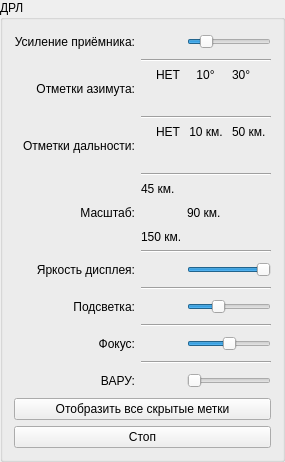
     <widget class="QGroupBox" name="DRLGroup">
      <property name="sizePolicy">
       <sizepolicy hsizetype="Fixed" vsizetype="Preferred">
        <horstretch>0</horstretch>
        <verstretch>0</verstretch>
       </sizepolicy>
      </property>
      <property name="title">
       <string>ДРЛ</string>
      </property>
      <layout class="QGridLayout" name="gridLayout_15">
       <item row="0" column="0">
        <layout class="QGridLayout" name="gridLayout_14">
         <item row="0" column="0">
          <layout class="QGridLayout" name="gridLayout_12">
           <item row="10" column="0" alignment="Qt::AlignRight|Qt::AlignVCenter">
            <widget class="QLabel" name="LabelMainDisplayLightning">
             <property name="text">
              <string>Подсветка:</string>
             </property>
             <property name="alignment">
              <set>Qt::AlignRight|Qt::AlignTrailing|Qt::AlignVCenter</set>
             </property>
            </widget>
           </item>
           <item row="8" column="0" alignment="Qt::AlignRight|Qt::AlignVCenter">
            <widget class="QLabel" name="LabelMainBrightness">
             <property name="text">
              <string>Яркость дисплея:</string>
             </property>
             <property name="alignment">
              <set>Qt::AlignRight|Qt::AlignTrailing|Qt::AlignVCenter</set>
             </property>
            </widget>
           </item>
           <item row="4" column="0" alignment="Qt::AlignRight|Qt::AlignVCenter">
            <widget class="QLabel" name="LabelMainRangeMarks">
             <property name="text">
              <string>Отметки дальности:</string>
             </property>
             <property name="alignment">
              <set>Qt::AlignRight|Qt::AlignTrailing|Qt::AlignVCenter</set>
             </property>
            </widget>
           </item>
           <item row="7" column="1">
            <widget class="Line" name="line_4">
             <property name="orientation">
              <enum>Qt::Horizontal</enum>
             </property>
            </widget>
           </item>
           <item row="9" column="1">
            <widget class="Line" name="line_5">
             <property name="orientation">
              <enum>Qt::Horizontal</enum>
             </property>
            </widget>
           </item>
           <item row="12" column="0" alignment="Qt::AlignRight|Qt::AlignVCenter">
            <widget class="QLabel" name="LabelMainFocus">
             <property name="text">
              <string>Фокус:</string>
             </property>
             <property name="alignment">
              <set>Qt::AlignRight|Qt::AlignTrailing|Qt::AlignVCenter</set>
             </property>
            </widget>
           </item>
           <item row="11" column="1">
            <widget class="Line" name="line_6">
             <property name="orientation">
              <enum>Qt::Horizontal</enum>
             </property>
            </widget>
           </item>
           <item row="12" column="1">
            <layout class="QGridLayout" name="gridLayout_10" columnstretch="0,3">
             <item row="0" column="0" alignment="Qt::AlignLeft|Qt::AlignVCenter">
              <widget class="QPushButton" name="ChangeMainFocusButton">
               <property name="sizePolicy">
                <sizepolicy hsizetype="Fixed" vsizetype="Fixed">
                 <horstretch>0</horstretch>
                 <verstretch>0</verstretch>
                </sizepolicy>
               </property>
               <property name="cursor">
                <cursorShape>OpenHandCursor</cursorShape>
               </property>
               <property name="focusPolicy">
                <enum>Qt::TabFocus</enum>
               </property>
               <property name="styleSheet">
                <string notr="true">background-color: rgba(255, 255, 255, 0);</string>
               </property>
               <property name="text">
                <string/>
               </property>
               <property name="icon">
                <iconset resource="Common.qrc">
                 <normaloff>:/buttons/reo_knob.png</normaloff>:/buttons/reo_knob.png</iconset>
               </property>
               <property name="iconSize">
                <size>
                 <width>20</width>
                 <height>25</height>
                </size>
               </property>
               <property name="flat">
                <bool>true</bool>
               </property>
              </widget>
             </item>
             <item row="0" column="1" alignment="Qt::AlignLeft|Qt::AlignVCenter">
              <widget class="QSlider" name="ChangeMainFocus">
               <property name="sizePolicy">
                <sizepolicy hsizetype="Fixed" vsizetype="Fixed">
                 <horstretch>0</horstretch>
                 <verstretch>0</verstretch>
                </sizepolicy>
               </property>
               <property name="cursor">
                <cursorShape>OpenHandCursor</cursorShape>
               </property>
               <property name="minimum">
                <number>-400</number>
               </property>
               <property name="maximum">
                <number>400</number>
               </property>
               <property name="value">
                <number>0</number>
               </property>
               <property name="orientation">
                <enum>Qt::Horizontal</enum>
               </property>
              </widget>
             </item>
            </layout>
           </item>
           <item row="10" column="1">
            <layout class="QGridLayout" name="gridLayout_9" columnstretch="0,3">
             <item row="0" column="0" alignment="Qt::AlignLeft|Qt::AlignVCenter">
              <widget class="QPushButton" name="ChangeMainLightningButton">
               <property name="sizePolicy">
                <sizepolicy hsizetype="Fixed" vsizetype="Fixed">
                 <horstretch>0</horstretch>
                 <verstretch>0</verstretch>
                </sizepolicy>
               </property>
               <property name="cursor">
                <cursorShape>OpenHandCursor</cursorShape>
               </property>
               <property name="focusPolicy">
                <enum>Qt::TabFocus</enum>
               </property>
               <property name="styleSheet">
                <string notr="true">background-color: rgba(255, 255, 255, 0);</string>
               </property>
               <property name="text">
                <string/>
               </property>
               <property name="icon">
                <iconset resource="Common.qrc">
                 <normaloff>:/buttons/reo_knob.png</normaloff>:/buttons/reo_knob.png</iconset>
               </property>
               <property name="iconSize">
                <size>
                 <width>20</width>
                 <height>20</height>
                </size>
               </property>
               <property name="flat">
                <bool>true</bool>
               </property>
              </widget>
             </item>
             <item row="0" column="1" alignment="Qt::AlignLeft|Qt::AlignVCenter">
              <widget class="QSlider" name="ChangeMainLightning">
               <property name="sizePolicy">
                <sizepolicy hsizetype="Fixed" vsizetype="Fixed">
                 <horstretch>0</horstretch>
                 <verstretch>0</verstretch>
                </sizepolicy>
               </property>
               <property name="cursor">
                <cursorShape>OpenHandCursor</cursorShape>
               </property>
               <property name="maximum">
                <number>100</number>
               </property>
               <property name="value">
                <number>35</number>
               </property>
               <property name="orientation">
                <enum>Qt::Horizontal</enum>
               </property>
              </widget>
             </item>
            </layout>
           </item>
           <item row="2" column="0" alignment="Qt::AlignRight|Qt::AlignVCenter">
            <widget class="QLabel" name="LabelMainAzimuthMarks">
             <property name="text">
              <string>Отметки азимута:</string>
             </property>
             <property name="alignment">
              <set>Qt::AlignRight|Qt::AlignTrailing|Qt::AlignVCenter</set>
             </property>
            </widget>
           </item>
           <item row="0" column="1">
            <layout class="QGridLayout" name="gridLayout" columnstretch="0,3">
             <item row="0" column="0" alignment="Qt::AlignLeft|Qt::AlignVCenter">
              <widget class="QPushButton" name="ChangeMainTrashIntensityButton">
               <property name="sizePolicy">
                <sizepolicy hsizetype="Fixed" vsizetype="Fixed">
                 <horstretch>0</horstretch>
                 <verstretch>0</verstretch>
                </sizepolicy>
               </property>
               <property name="cursor">
                <cursorShape>OpenHandCursor</cursorShape>
               </property>
               <property name="focusPolicy">
                <enum>Qt::TabFocus</enum>
               </property>
               <property name="styleSheet">
                <string notr="true">background-color: rgba(255, 255, 255, 0);</string>
               </property>
               <property name="text">
                <string/>
               </property>
               <property name="icon">
                <iconset resource="Common.qrc">
                 <normaloff>:/buttons/reo_knob.png</normaloff>:/buttons/reo_knob.png</iconset>
               </property>
               <property name="iconSize">
                <size>
                 <width>20</width>
                 <height>20</height>
                </size>
               </property>
               <property name="flat">
                <bool>true</bool>
               </property>
              </widget>
             </item>
             <item row="0" column="1" alignment="Qt::AlignLeft|Qt::AlignVCenter">
              <widget class="QSlider" name="ChangeMainTrashIntensity">
               <property name="sizePolicy">
                <sizepolicy hsizetype="Fixed" vsizetype="Fixed">
                 <horstretch>0</horstretch>
                 <verstretch>0</verstretch>
                </sizepolicy>
               </property>
               <property name="cursor">
                <cursorShape>OpenHandCursor</cursorShape>
               </property>
               <property name="maximum">
                <number>30</number>
               </property>
               <property name="value">
                <number>5</number>
               </property>
               <property name="orientation">
                <enum>Qt::Horizontal</enum>
               </property>
              </widget>
             </item>
            </layout>
           </item>
           <item row="3" column="1">
            <widget class="Line" name="line_2">
             <property name="orientation">
              <enum>Qt::Horizontal</enum>
             </property>
            </widget>
           </item>
           <item row="0" column="0" alignment="Qt::AlignRight|Qt::AlignVCenter">
            <widget class="QLabel" name="LabelMainChangeTrashIntensity">
             <property name="text">
              <string>Усиление приёмника:</string>
             </property>
             <property name="alignment">
              <set>Qt::AlignRight|Qt::AlignTrailing|Qt::AlignVCenter</set>
             </property>
            </widget>
           </item>
           <item row="14" column="1">
            <layout class="QGridLayout" name="gridLayout_11" columnstretch="0,3">
             <item row="0" column="0" alignment="Qt::AlignLeft|Qt::AlignVCenter">
              <widget class="QPushButton" name="ChangeMainVARUButton">
               <property name="sizePolicy">
                <sizepolicy hsizetype="Fixed" vsizetype="Fixed">
                 <horstretch>0</horstretch>
                 <verstretch>0</verstretch>
                </sizepolicy>
               </property>
               <property name="cursor">
                <cursorShape>OpenHandCursor</cursorShape>
               </property>
               <property name="focusPolicy">
                <enum>Qt::TabFocus</enum>
               </property>
               <property name="styleSheet">
                <string notr="true">background-color: rgba(255, 255, 255, 0);</string>
               </property>
               <property name="text">
                <string/>
               </property>
               <property name="icon">
                <iconset resource="Common.qrc">
                 <normaloff>:/buttons/reo_knob.png</normaloff>:/buttons/reo_knob.png</iconset>
               </property>
               <property name="iconSize">
                <size>
                 <width>20</width>
                 <height>20</height>
                </size>
               </property>
               <property name="flat">
                <bool>true</bool>
               </property>
              </widget>
             </item>
             <item row="0" column="1" alignment="Qt::AlignLeft|Qt::AlignVCenter">
              <widget class="QSlider" name="ChangeMainVARU">
               <property name="sizePolicy">
                <sizepolicy hsizetype="Fixed" vsizetype="Fixed">
                 <horstretch>0</horstretch>
                 <verstretch>0</verstretch>
                </sizepolicy>
               </property>
               <property name="cursor">
                <cursorShape>OpenHandCursor</cursorShape>
               </property>
               <property name="maximum">
                <number>200</number>
               </property>
               <property name="value">
                <number>0</number>
               </property>
               <property name="orientation">
                <enum>Qt::Horizontal</enum>
               </property>
              </widget>
             </item>
            </layout>
           </item>
           <item row="6" column="0" alignment="Qt::AlignRight|Qt::AlignVCenter">
            <widget class="QLabel" name="LabelMainScale">
             <property name="text">
              <string>Масштаб:</string>
             </property>
             <property name="alignment">
              <set>Qt::AlignRight|Qt::AlignTrailing|Qt::AlignVCenter</set>
             </property>
            </widget>
           </item>
           <item row="2" column="1">
            <layout class="QGridLayout" name="gridLayout_3">
             <item row="0" column="0">
              <layout class="QGridLayout" name="gridLayout_2">
               <item row="0" column="0" alignment="Qt::AlignRight|Qt::AlignVCenter">
                <widget class="QLabel" name="LabelMainAzimuthMarksNo">
                 <property name="text">
                  <string>НЕТ</string>
                 </property>
                 <property name="alignment">
                  <set>Qt::AlignRight|Qt::AlignTrailing|Qt::AlignVCenter</set>
                 </property>
                </widget>
               </item>
               <item row="0" column="1" alignment="Qt::AlignHCenter|Qt::AlignVCenter">
                <widget class="QLabel" name="LabelMainAzimuthMarks10">
                 <property name="text">
                  <string>10°</string>
                 </property>
                 <property name="alignment">
                  <set>Qt::AlignCenter</set>
                 </property>
                </widget>
               </item>
               <item row="0" column="2" alignment="Qt::AlignLeft|Qt::AlignVCenter">
                <widget class="QLabel" name="LabelMainAzimuthMarks30">
                 <property name="text">
                  <string>30°</string>
                 </property>
                </widget>
               </item>
              </layout>
             </item>
             <item row="1" column="0" alignment="Qt::AlignHCenter|Qt::AlignVCenter">
              <widget class="QPushButton" name="SelectMainAzimuthMarks">
               <property name="cursor">
                <cursorShape>OpenHandCursor</cursorShape>
               </property>
               <property name="focusPolicy">
                <enum>Qt::TabFocus</enum>
               </property>
               <property name="styleSheet">
                <string notr="true">background-color: rgba(255, 255, 255, 0);</string>
               </property>
               <property name="text">
                <string/>
               </property>
               <property name="icon">
                <iconset>
                 <normaloff>:/buttons/knob</normaloff>:/buttons/knob</iconset>
               </property>
               <property name="iconSize">
                <size>
                 <width>20</width>
                 <height>20</height>
                </size>
               </property>
               <property name="flat">
                <bool>true</bool>
               </property>
              </widget>
             </item>
            </layout>
           </item>
           <item row="14" column="0" alignment="Qt::AlignRight|Qt::AlignVCenter">
            <widget class="QLabel" name="LabelMainVARU">
             <property name="text">
              <string>ВАРУ:</string>
             </property>
             <property name="alignment">
              <set>Qt::AlignRight|Qt::AlignTrailing|Qt::AlignVCenter</set>
             </property>
            </widget>
           </item>
           <item row="5" column="1">
            <widget class="Line" name="line_3">
             <property name="orientation">
              <enum>Qt::Horizontal</enum>
             </property>
            </widget>
           </item>
           <item row="6" column="1">
            <layout class="QGridLayout" name="gridLayout_7">
             <item row="0" column="0" alignment="Qt::AlignLeft|Qt::AlignBottom">
              <widget class="QLabel" name="LabelMainScale45">
               <property name="text">
                <string>45 км.</string>
               </property>
               <property name="alignment">
                <set>Qt::AlignBottom|Qt::AlignLeading|Qt::AlignLeft</set>
               </property>
              </widget>
             </item>
             <item row="1" column="0">
              <layout class="QGridLayout" name="gridLayout_6" columnstretch="0,3">
               <item row="0" column="0" alignment="Qt::AlignLeft|Qt::AlignVCenter">
                <widget class="QPushButton" name="SelectMainScale">
                 <property name="sizePolicy">
                  <sizepolicy hsizetype="Fixed" vsizetype="Fixed">
                   <horstretch>0</horstretch>
                   <verstretch>0</verstretch>
                  </sizepolicy>
                 </property>
                 <property name="cursor">
                  <cursorShape>OpenHandCursor</cursorShape>
                 </property>
                 <property name="focusPolicy">
                  <enum>Qt::TabFocus</enum>
                 </property>
                 <property name="styleSheet">
                  <string notr="true">background-color: rgba(255, 255, 255, 0);</string>
                 </property>
                 <property name="text">
                  <string/>
                 </property>
                 <property name="icon">
                  <iconset resource="Common.qrc">
                   <normaloff>:/buttons/switch_up.png</normaloff>:/buttons/switch_up.png</iconset>
                 </property>
                 <property name="iconSize">
                  <size>
                   <width>20</width>
                   <height>20</height>
                  </size>
                 </property>
                 <property name="flat">
                  <bool>true</bool>
                 </property>
                </widget>
               </item>
               <item row="0" column="1" alignment="Qt::AlignLeft|Qt::AlignVCenter">
                <widget class="QLabel" name="LabelMainScale90">
                 <property name="text">
                  <string>90 км.</string>
                 </property>
                </widget>
               </item>
              </layout>
             </item>
             <item row="2" column="0" alignment="Qt::AlignLeft|Qt::AlignTop">
              <widget class="QLabel" name="LabelMainScale150">
               <property name="text">
                <string>150 км.</string>
               </property>
               <property name="alignment">
                <set>Qt::AlignLeading|Qt::AlignLeft|Qt::AlignTop</set>
               </property>
              </widget>
             </item>
            </layout>
           </item>
           <item row="4" column="1">
            <layout class="QGridLayout" name="gridLayout_5">
             <item row="0" column="0">
              <layout class="QGridLayout" name="gridLayout_4">
               <item row="0" column="0" alignment="Qt::AlignRight|Qt::AlignVCenter">
                <widget class="QLabel" name="LabelMainRangeMarksNo">
                 <property name="text">
                  <string>НЕТ</string>
                 </property>
                 <property name="alignment">
                  <set>Qt::AlignRight|Qt::AlignTrailing|Qt::AlignVCenter</set>
                 </property>
                </widget>
               </item>
               <item row="0" column="1" alignment="Qt::AlignHCenter|Qt::AlignVCenter">
                <widget class="QLabel" name="LabelMainRangeMarks10">
                 <property name="text">
                  <string>10 км.</string>
                 </property>
                 <property name="alignment">
                  <set>Qt::AlignCenter</set>
                 </property>
                </widget>
               </item>
               <item row="0" column="2" alignment="Qt::AlignLeft|Qt::AlignVCenter">
                <widget class="QLabel" name="LabelMainRangeMarks50">
                 <property name="text">
                  <string>50 км.</string>
                 </property>
                </widget>
               </item>
              </layout>
             </item>
             <item row="1" column="0" alignment="Qt::AlignHCenter|Qt::AlignVCenter">
              <widget class="QPushButton" name="SelectMainRangeMarks">
               <property name="cursor">
                <cursorShape>OpenHandCursor</cursorShape>
               </property>
               <property name="focusPolicy">
                <enum>Qt::TabFocus</enum>
               </property>
               <property name="styleSheet">
                <string notr="true">background-color: rgba(255, 255, 255, 0);</string>
               </property>
               <property name="text">
                <string/>
               </property>
               <property name="icon">
                <iconset>
                 <normaloff>:/buttons/knob</normaloff>:/buttons/knob</iconset>
               </property>
               <property name="iconSize">
                <size>
                 <width>20</width>
                 <height>20</height>
                </size>
               </property>
               <property name="flat">
                <bool>true</bool>
               </property>
              </widget>
             </item>
            </layout>
           </item>
           <item row="8" column="1">
            <layout class="QGridLayout" name="gridLayout_8" columnstretch="0,3">
             <item row="0" column="0" alignment="Qt::AlignLeft|Qt::AlignVCenter">
              <widget class="QPushButton" name="ChangeMainBrightnessButton">
               <property name="sizePolicy">
                <sizepolicy hsizetype="Fixed" vsizetype="Fixed">
                 <horstretch>0</horstretch>
                 <verstretch>0</verstretch>
                </sizepolicy>
               </property>
               <property name="cursor">
                <cursorShape>OpenHandCursor</cursorShape>
               </property>
               <property name="focusPolicy">
                <enum>Qt::TabFocus</enum>
               </property>
               <property name="styleSheet">
                <string notr="true">background-color: rgba(255, 255, 255, 0);</string>
               </property>
               <property name="text">
                <string/>
               </property>
               <property name="icon">
                <iconset resource="Common.qrc">
                 <normaloff>:/buttons/reo_knob.png</normaloff>:/buttons/reo_knob.png</iconset>
               </property>
               <property name="iconSize">
                <size>
                 <width>20</width>
                 <height>20</height>
                </size>
               </property>
               <property name="flat">
                <bool>true</bool>
               </property>
              </widget>
             </item>
             <item row="0" column="1" alignment="Qt::AlignLeft|Qt::AlignVCenter">
              <widget class="QSlider" name="ChangeMainBrightness">
               <property name="sizePolicy">
                <sizepolicy hsizetype="Fixed" vsizetype="Fixed">
                 <horstretch>0</horstretch>
                 <verstretch>0</verstretch>
                </sizepolicy>
               </property>
               <property name="cursor">
                <cursorShape>OpenHandCursor</cursorShape>
               </property>
               <property name="maximum">
                <number>100</number>
               </property>
               <property name="value">
                <number>100</number>
               </property>
               <property name="orientation">
                <enum>Qt::Horizontal</enum>
               </property>
              </widget>
             </item>
            </layout>
           </item>
           <item row="1" column="1">
            <widget class="Line" name="line">
             <property name="orientation">
              <enum>Qt::Horizontal</enum>
             </property>
            </widget>
           </item>
           <item row="13" column="1">
            <widget class="Line" name="line_7">
             <property name="orientation">
              <enum>Qt::Horizontal</enum>
             </property>
            </widget>
           </item>
          </layout>
         </item>
         <item row="1" column="0">
          <layout class="QGridLayout" name="gridLayout_13">
           <item row="0" column="0">
            <widget class="QPushButton" name="ChangeMainViewStateAll">
             <property name="sizePolicy">
              <sizepolicy hsizetype="Minimum" vsizetype="Expanding">
               <horstretch>0</horstretch>
               <verstretch>0</verstretch>
              </sizepolicy>
             </property>
             <property name="cursor">
              <cursorShape>PointingHandCursor</cursorShape>
             </property>
             <property name="text">
              <string>Отобразить все скрытые метки</string>
             </property>
            </widget>
           </item>
           <item row="1" column="0">
            <widget class="QPushButton" name="ChangeMainLocatorState">
             <property name="sizePolicy">
              <sizepolicy hsizetype="Minimum" vsizetype="Expanding">
               <horstretch>0</horstretch>
               <verstretch>0</verstretch>
              </sizepolicy>
             </property>
             <property name="cursor">
              <cursorShape>PointingHandCursor</cursorShape>
             </property>
             <property name="text">
              <string>Стоп</string>
             </property>
            </widget>
           </item>
          </layout>
         </item>
        </layout>
       </item>
      </layout>
     </widget>
